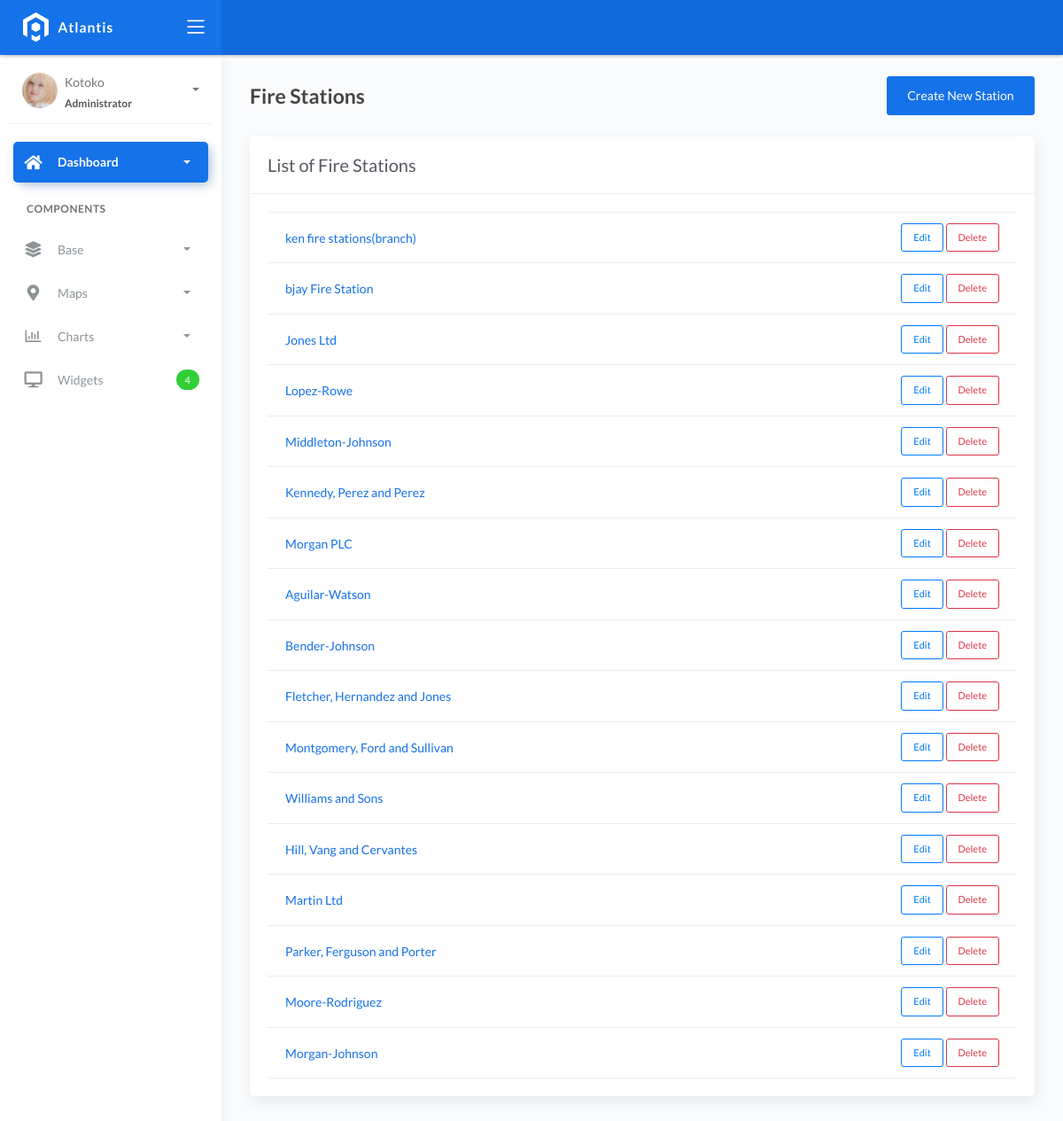
Page /stations/ on the earlier database version.
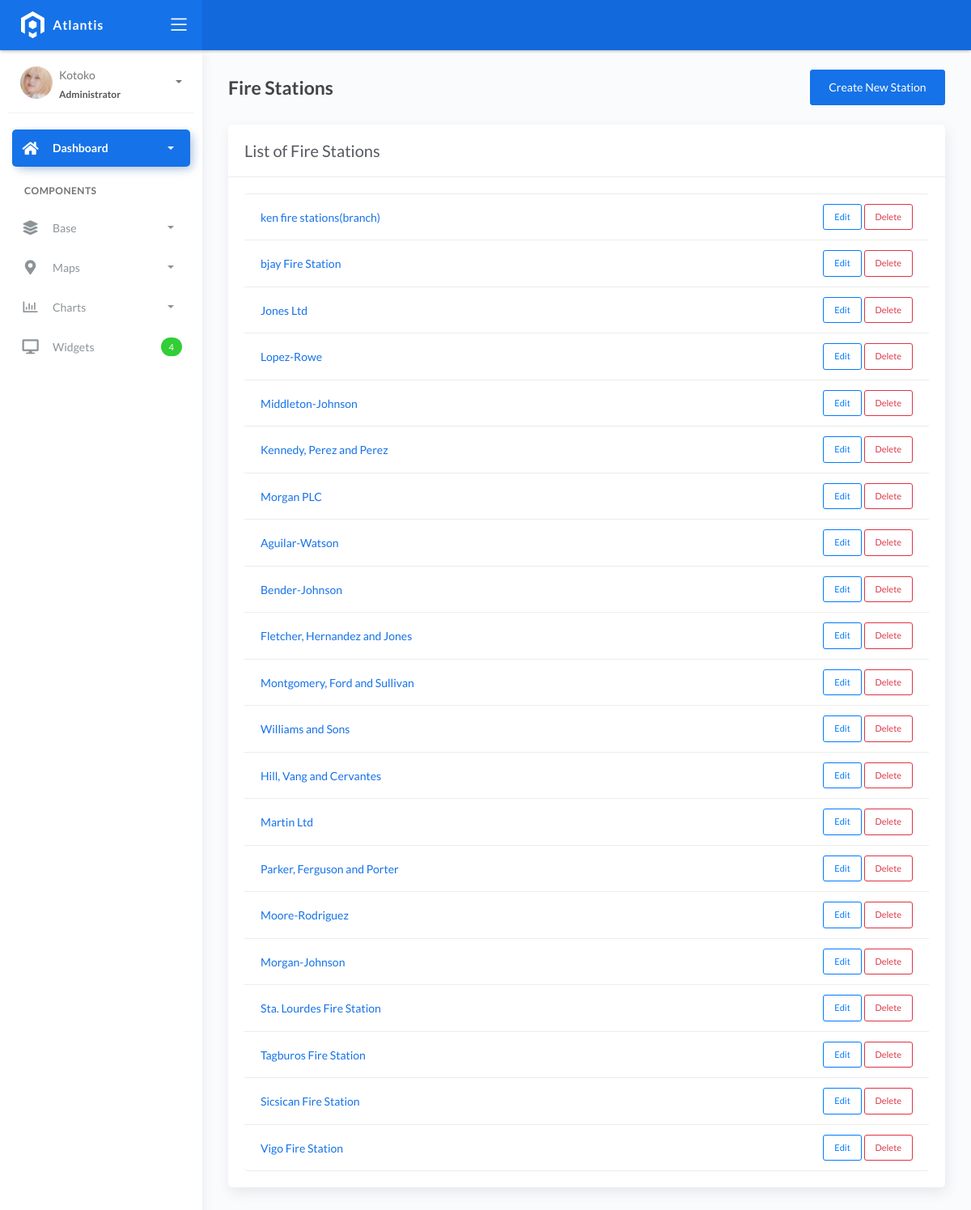
Same page on the later database version.
### fire/models.py (models this page shows)
class BaseModel(models.Model):
    created_at = models.DateTimeField(auto_now_add=True, db_index=True)
    updated_at = models.DateTimeField(auto_now=True)
    class Meta:
        abstract = True

class FireStation(BaseModel):
    name = models.CharField(max_length=150)
    latitude = models.DecimalField(
        max_digits=22, decimal_places=16, null=True, blank=True)
    longitude = models.DecimalField(
        max_digits=22, decimal_places=16, null=True, blank=True)
    address = models.CharField(max_length=150)
    city = models.CharField(max_length=150)  # can be in separate table
    country = models.CharField(max_length=150)  # can be in separate table

### fire/views.py (the view)
# urls.py: path('stations/', views.station_list, name='station-list'),
def station_list(request):
    stations = FireStation.objects.all()
    return render(request, 'stations/station_list.html', {'stations': stations})

### templates/stations/station_list.html (shortened to what this page needs)
{% extends 'base.html' %}
{% block content %}
<div class="page-inner">
    <div class="page-header mb-4 d-flex justify-content-between align-items-center">
        <h4 class="page-title">Fire Stations</h4>
        <a href="{% url 'station-create' %}" class="btn btn-primary">Create New Station</a>
    </div>
    <div class="row">
        <div class="col-md-12">
            <div class="card">
                <div class="card-header">
                    <h5 class="card-title">List of Fire Stations</h5>
                </div>
                <div class="card-body">
                    <ul class="list-group">
                        {% for station in stations %}
                        <li class="list-group-item d-flex justify-content-between align-items-center">
                            <span>
                                <a href="{% url 'station-detail' station.id %}" class="text-decoration-none">{{ station.name }}</a>
                            </span>
                            <span>
                                <a href="{% url 'station-update' station.id %}" class="btn btn-sm btn-outline-primary">Edit</a>
                                <a href="{% url 'station-delete' station.id %}" class="btn btn-sm btn-outline-danger">Delete</a>
                            </span>
                        </li>
                        {% endfor %}
                    </ul>
                </div>
            </div>
        </div>
    </div>
</div>
{% endblock %}

Differences in the rows shown:
added FireStation: name "Sta. Lourdes Fire Station"
added FireStation: name "Tagburos Fire Station"
added FireStation: name "Sicsican Fire Station"
added FireStation: name "Vigo Fire Station"
